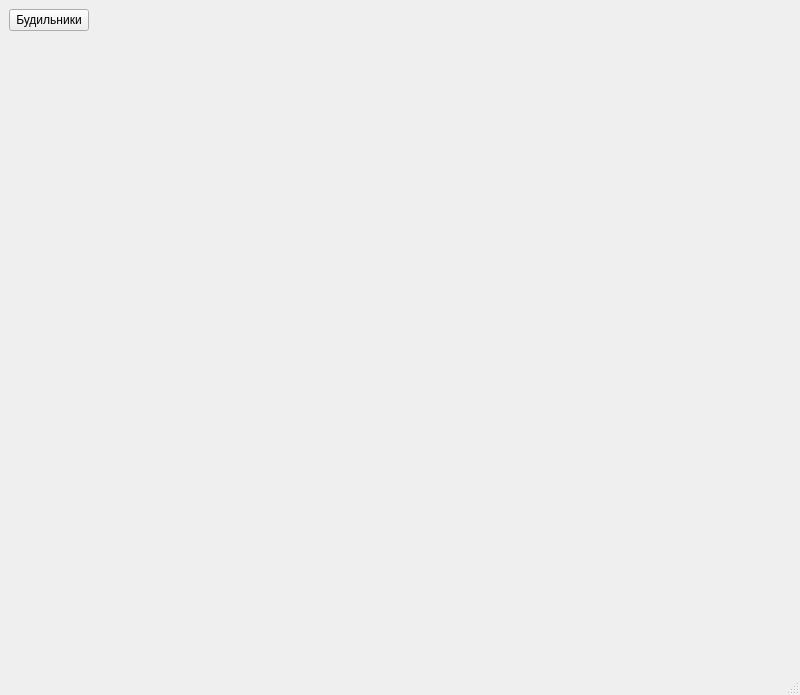
<?xml version="1.0" encoding="UTF-8"?>
<ui version="4.0">
 <class>MainWindow</class>
 <widget class="QMainWindow" name="MainWindow">
  <property name="geometry">
   <rect>
    <x>0</x>
    <y>0</y>
    <width>800</width>
    <height>695</height>
   </rect>
  </property>
  <property name="palette">
   <palette>
    <active>
     <colorrole role="Midlight">
      <brush brushstyle="SolidPattern">
       <color alpha="255">
        <red>255</red>
        <green>255</green>
        <blue>255</blue>
       </color>
      </brush>
     </colorrole>
    </active>
    <inactive>
     <colorrole role="Midlight">
      <brush brushstyle="SolidPattern">
       <color alpha="255">
        <red>255</red>
        <green>255</green>
        <blue>255</blue>
       </color>
      </brush>
     </colorrole>
    </inactive>
    <disabled>
     <colorrole role="Midlight">
      <brush brushstyle="SolidPattern">
       <color alpha="255">
        <red>255</red>
        <green>255</green>
        <blue>255</blue>
       </color>
      </brush>
     </colorrole>
    </disabled>
   </palette>
  </property>
  <property name="windowTitle">
   <string>MainWindow</string>
  </property>
  <property name="styleSheet">
   <string notr="true"/>
  </property>
  <widget class="QWidget" name="centralwidget">
   <layout class="QGridLayout" name="gridLayout">
    <item row="0" column="0" colspan="2">
     <layout class="QVBoxLayout" name="verticalLayout">
      <item>
       <widget class="QPushButton" name="alarm_clock_button">
        <property name="text">
         <string>Будильники</string>
        </property>
       </widget>
      </item>
      <item>
       <spacer name="verticalSpacer">
        <property name="orientation">
         <enum>Qt::Vertical</enum>
        </property>
        <property name="sizeHint" stdset="0">
         <size>
          <width>20</width>
          <height>40</height>
         </size>
        </property>
       </spacer>
      </item>
     </layout>
    </item>
    <item row="0" column="2">
     <spacer name="horizontalSpacer">
      <property name="orientation">
       <enum>Qt::Horizontal</enum>
      </property>
      <property name="sizeHint" stdset="0">
       <size>
        <width>40</width>
        <height>20</height>
       </size>
      </property>
     </spacer>
    </item>
    <item row="1" column="0" rowspan="2" colspan="3">
     <layout class="QHBoxLayout" name="add_clock_layout">
      <item>
       <layout class="QVBoxLayout" name="add_clock_layout_1">
        <item>
         <layout class="QHBoxLayout" name="add_clock_layout_1_2">
          <item>
           <spacer name="horizontalSpacer_2">
            <property name="orientation">
             <enum>Qt::Horizontal</enum>
            </property>
            <property name="sizeHint" stdset="0">
             <size>
              <width>40</width>
              <height>20</height>
             </size>
            </property>
           </spacer>
          </item>
         </layout>
        </item>
       </layout>
      </item>
      <item>
       <layout class="QVBoxLayout" name="add_clock_layout_2">
        <item>
         <layout class="QHBoxLayout" name="add_clock_layout_2_2">
          <item>
           <spacer name="horizontalSpacer_3">
            <property name="orientation">
             <enum>Qt::Horizontal</enum>
            </property>
            <property name="sizeHint" stdset="0">
             <size>
              <width>40</width>
              <height>20</height>
             </size>
            </property>
           </spacer>
          </item>
         </layout>
        </item>
       </layout>
      </item>
      <item>
       <layout class="QVBoxLayout" name="add_clock_layout_3">
        <item>
         <layout class="QHBoxLayout" name="add_clock_layout_3_2">
          <item>
           <spacer name="horizontalSpacer_4">
            <property name="orientation">
             <enum>Qt::Horizontal</enum>
            </property>
            <property name="sizeHint" stdset="0">
             <size>
              <width>40</width>
              <height>20</height>
             </size>
            </property>
           </spacer>
          </item>
         </layout>
        </item>
       </layout>
      </item>
      <item>
       <layout class="QVBoxLayout" name="add_clock_layout_4">
        <item>
         <layout class="QHBoxLayout" name="add_clock_layout_4_2">
          <item>
           <spacer name="horizontalSpacer_5">
            <property name="orientation">
             <enum>Qt::Horizontal</enum>
            </property>
            <property name="sizeHint" stdset="0">
             <size>
              <width>40</width>
              <height>20</height>
             </size>
            </property>
           </spacer>
          </item>
         </layout>
        </item>
       </layout>
      </item>
     </layout>
    </item>
    <item row="3" column="0">
     <spacer name="verticalSpacer_2">
      <property name="orientation">
       <enum>Qt::Vertical</enum>
      </property>
      <property name="sizeHint" stdset="0">
       <size>
        <width>20</width>
        <height>40</height>
       </size>
      </property>
     </spacer>
    </item>
   </layout>
  </widget>
  <widget class="QStatusBar" name="statusbar"/>
 </widget>
 <resources/>
 <connections/>
</ui>
